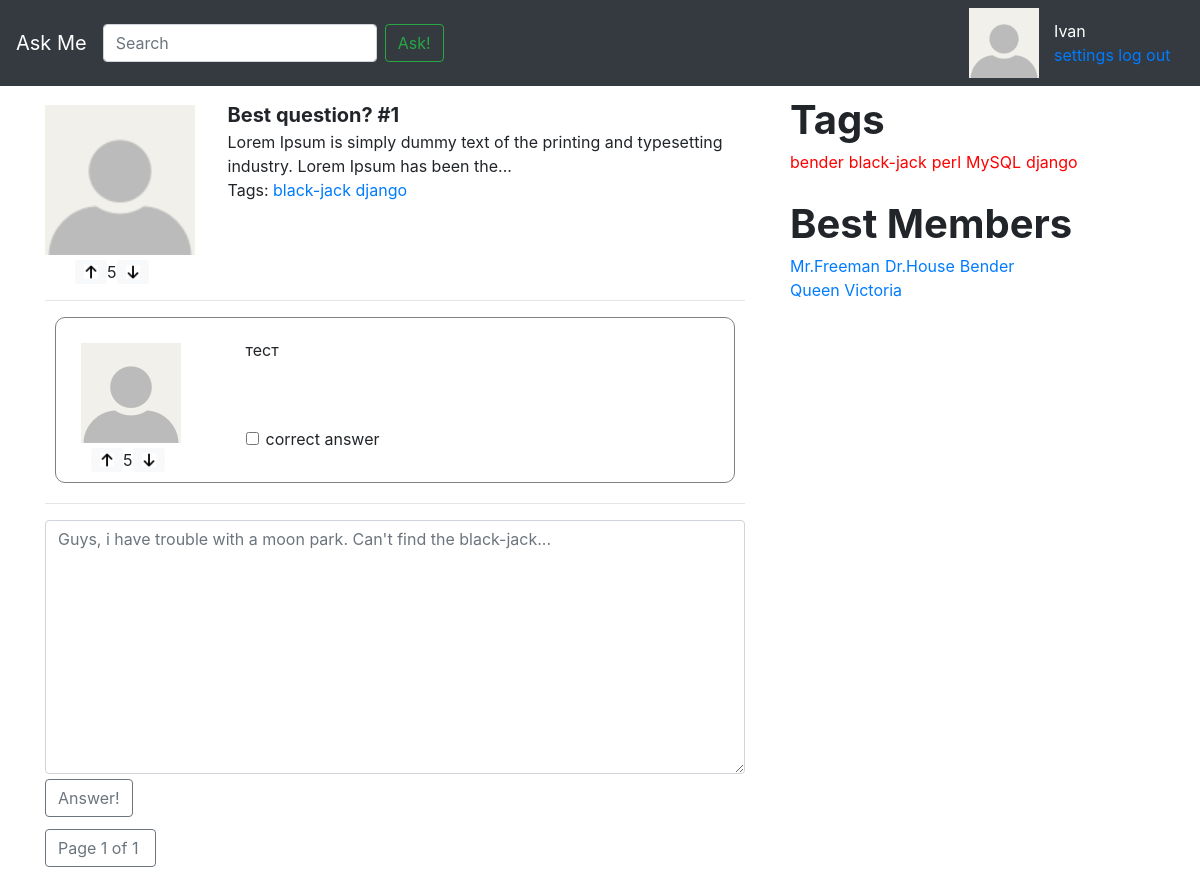
Page /question/1/ on the earlier database version.
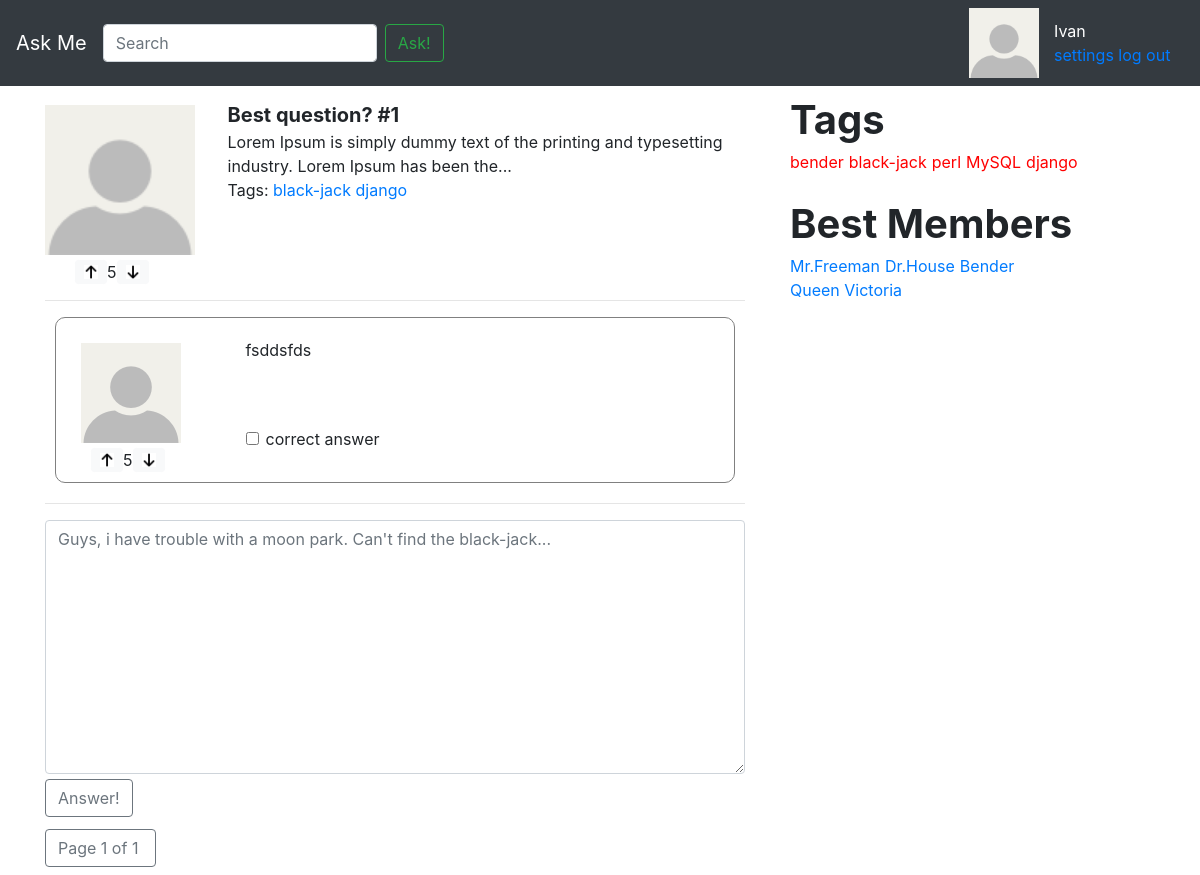
Same page on the later database version.
### app/models.py (models this page shows, shortened)
class Answer(models.Model):
	text = models.TextField(verbose_name = 'Текст')
	rating = models.IntegerField(verbose_name = 'Рейтинг')
	date_create = models.DateField(auto_now_add=True, verbose_name = 'Дата создания')
	is_correct = models.BooleanField(default=False, verbose_name = 'Правильность')
	question = models.ForeignKey('Question', on_delete = models.CASCADE, verbose_name = 'Вопрос')
	author = models.ForeignKey('User', on_delete = models.CASCADE, verbose_name = 'Автор')
	marks = GenericRelation(Mark)
	objects = AnswerManager()
	class Meta:
		verbose_name = 'Ответ'
		verbose_name_plural = 'Ответы'

### app/views.py (the view)
# urls.py: path('question/<int:question_id>/', views.question_answers, name='question_answers'),
def question_answers(request, question_id):
	question = questions[question_id]
	question_answers = Answer.objects.filter(question__id = question_id)
	page_obj = paginate(request, question_answers)
	return render(request, 'answers_page.html', {
		'page_obj': page_obj,
		'question': question,
		})

### app/views.py (called while the page is built)
def paginate(request, object_list, per_page=3):
    paginator = Paginator(object_list, per_page)
    page_number = request.GET.get('page')
    page_obj = paginator.get_page(page_number)
    return page_obj

### askme/context_processors.py (called while the page is built)
def tags(arg):
	tags = { 1:'bender',
		2:'black-jack',
		3:'perl',
		4:'MySQL',
		5:'django',
	}
	return { 'tags': tags }

def best_members(arg):
	best_members = {
		1:'Mr.Freeman',
		2:'Dr.House',
		3:'Bender',
		4:'Queen Victoria',
		}
	return { 'members': best_members }

### templates/answers_page.html (shortened to what this page needs)
{% extends 'inc/base.html' %}
{% load static %}
{% block content %}
    <div class="row main_question">
    <div class="col-3 question_box_left">
        <div class="row">
            <img id="main_question_img" src="{% static "img/111.jpg" %}" alt="My image" class="question-img">
        </div>
        <div id="main_question_like_widget" class="row like_widget">
            <img class="btn btn-primary btn-sm btn-light" src="{% static 'img/like.jpg' %}" height="24">
            <div class="bd-highlight like-status">5</div>
            <img class="btn btn-primary btn-sm btn-light" src="{% static 'img/dislike.jpg' %}" height="24">
        </div>
    </div>
        <div class="col-9">
            <div class="question_box_right">
                <div class="question-title">{{ question.title }}</div>
                <div >{{ question.text }}</div>
                <div class="row">
                    <div class="col">
                        <span class="ans_tag">Tags:</span>
                            <a class="ans_tag" href="{% url 'tag' tags.1  %}">{{ tags.2 }}</a>
                            <a class="ans_tag" href="{% url 'tag' tags.1  %}">{{ tags.5 }}</a>
                    </div>
                </div>
            </div>
        </div>
    </div>
    <hr/>
    {% for answer in page_obj %}
        {% include 'inc/answer.html' %}
    {% endfor %}
    <hr/>
    <textarea class="form-control" id="exampleFormControlTextarea1" rows="10" placeholder="Guys, i have trouble with a moon park. Can't find the black-jack..."></textarea>
    <button id="answer_btn_answer_page" type="button" class="page_btn btn btn-outline-secondary" id="answer_btn">Answer!
    </button>
{% endblock content %}
{% block right %}
    {% include 'inc/tags_section.html' %}
{% endblock right %}
{% block page_btns %}
    {% include 'inc/pagination.html' %}
{% endblock page_btns %}

### templates/inc/answer.html
{% load static %}
<div class="row question-box">
    <div class="col-3 question_box_left">
        <div class="row">
            <img src="{% static "img/111.jpg" %}" alt="My image" class="question-img">
        </div>
        <div class="row like_widget">
            <img class="btn btn-primary btn-sm btn-light" src="{% static 'img/like.jpg' %}" height="24">
            <div class="bd-highlight like-status">5</div>
            <img class="btn btn-primary btn-sm btn-light" src="{% static 'img/dislike.jpg' %}" height="24">
        </div>
    </div>
    <div class="col-9">
        <div class="question_box_right">
            <div class="question-text">{{ answer.text }}</div>
            <div class="row answers_links_bottom">
                <div class="col">
                    <div class="form-check">
                        <input class="form-check-input" type="checkbox" value="" id="defaultCheck1">
                        <label class="form-check-label" for="defaultCheck1">
                            correct answer
                        </label>
                    </div>
                </div>
            </div>
        </div>
    </div>
</div>

Differences in the rows shown:
changed Answer: text "тест" → "fsddsfds"
